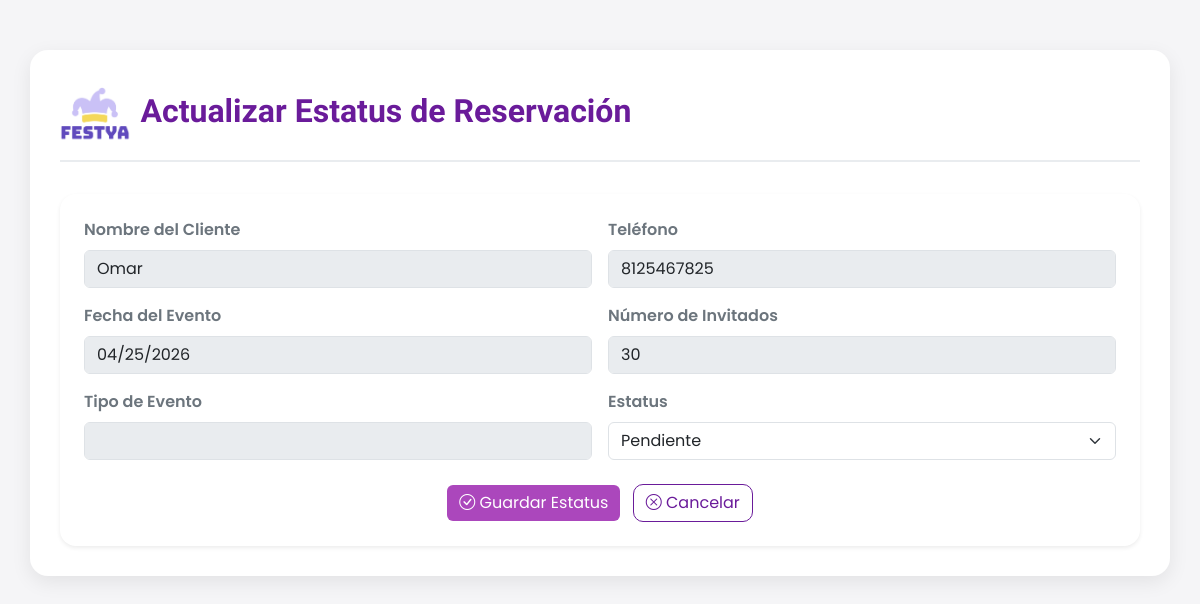
Page /reservaciones/empleado/actualizar/4/ (signed in) on the earlier database version.
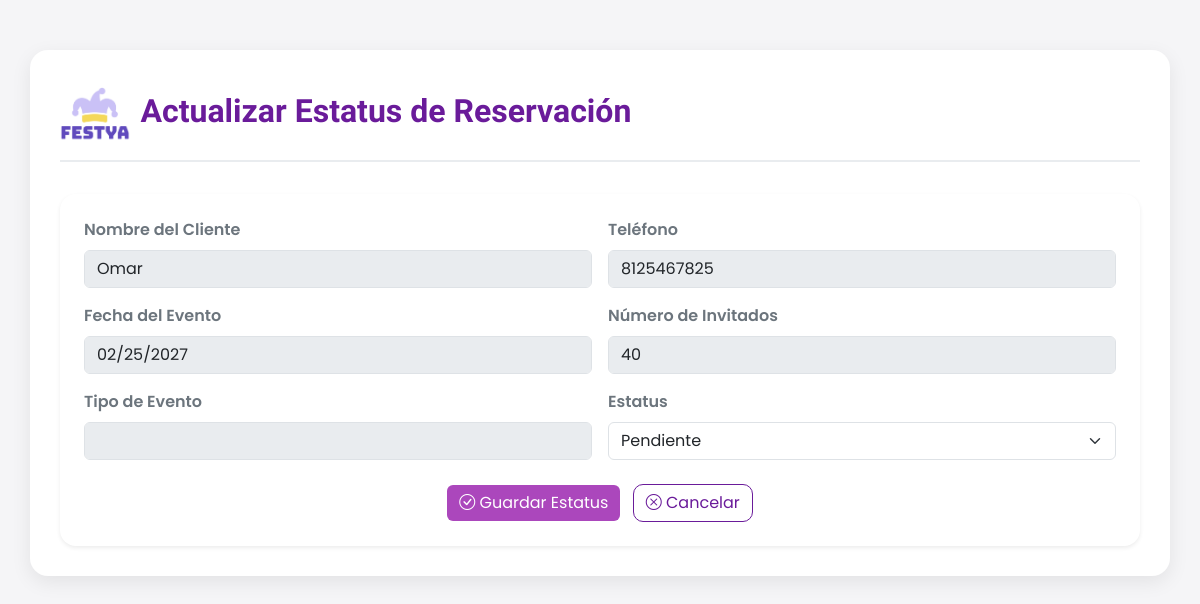
Same page on the later database version.
### reservaciones/models.py (models this page shows, shortened)
class Reservacion(models.Model):
    ESTATUS = [
        ("pendiente", "Pendiente"),
        ("confirmada", "Confirmada"),
        ("realizada", "Realizada"),
    ]
    TIPOS_EVENTO = [
        ("cumpleaños", "Cumpleaños"),
        ("boda", "Boda"),
        ("xv", "XV Años"),
        ("infantil", "Evento Infantil"),
        ("corporativo", "Evento Corporativo"),
        ("otro", "Otro"),
    ]
    nombreCliente = models.CharField(max_length=100)
    telefono = models.CharField(max_length=10, validators=[MinLengthValidator(10)])
    fechaEvento = models.DateField(unique=True)
    numInvitados = models.PositiveSmallIntegerField(
        validators=[MinValueValidator(1), MaxValueValidator(50)],
        help_text="1 a 50 invitados permitidos"
    )
    estatus = models.CharField(max_length=10, choices=ESTATUS, default="pendiente")
    tipoEvento = models.CharField(max_length=20, choices=TIPOS_EVENTO, default="cumpleaños")

### reservaciones/views.py (the view)
# urls.py: path('empleado/actualizar/<int:id>/', views.actualizar_estatus_empleado, name='actualizar_estatus_empleado'),
@login_required
def actualizar_estatus_empleado(request, id):
    reservacion = get_object_or_404(Reservacion, id=id)
    if request.method == 'POST':
        reservacion.estatus = request.POST.get('estatus')
        reservacion.save()
        return redirect('gestion_empleado')
    return render(request, 'reservaciones/actualizar_empleado.html', {
        'reservacion': reservacion,
    })

### reservaciones/templates/reservaciones/actualizar_empleado.html (shortened to what this page needs)
{% extends 'base.html' %}
{% load static %}
{% block content %}
<link href="https://cdn.jsdelivr.net/npm/bootstrap@5.3.0/dist/css/bootstrap.min.css" rel="stylesheet">
<link rel="stylesheet" href="{% static 'reservaciones/css/gestion_admin.css' %}">
<div class="container">
    <div class="header-admin">
        <div class="d-flex align-items-center">
            <img src="{% static 'reservaciones/img/LOGO.png' %}" alt="Logo">
            <h2>Actualizar Estatus de Reservación</h2>
        </div>
    </div>
    <form method="POST" class="p-4 shadow-sm rounded-4">
        <div class="row g-3">
            <div class="col-md-6">
                <label class="form-label fw-semibold text-secondary">Nombre del Cliente</label>
                <input type="text" name="nombreCliente" class="form-control"
                       value="{{ reservacion.nombreCliente }}" disabled>
                       </div>
            <div class="col-md-6">
                <label class="form-label fw-semibold text-secondary">Teléfono</label>
                <input type="text" name="telefono" class="form-control"
                       value="{{ reservacion.telefono }}" disabled>
            </div>
            <div class="col-md-6">
                <label class="form-label fw-semibold text-secondary">Fecha del Evento</label>
                <input type="date" name="fechaEvento" class="form-control"
                       value="{{ reservacion.fechaEvento|date:'Y-m-d' }}" disabled>
            </div>
            <div class="col-md-6">
                <label class="form-label fw-semibold text-secondary">Número de Invitados</label>
                <input type="number" name="numInvitados" class="form-control"
                       value="{{ reservacion.numInvitados }}" disabled>
            </div>
            <div class="col-md-6">
                <label class="form-label fw-semibold text-secondary">Tipo de Evento</label>
                <input type="text" class="form-control"
                       value="{{ reservacion.tipoEvento.nombre }}" disabled>
            </div>
            <div class="col-md-6">
                <label class="form-label fw-semibold text-secondary">Estatus</label>
                <select name="estatus" class="form-select">
                    {% if reservacion.estatus == "pendiente" %}
                        <option value="pendiente" selected>Pendiente</option>
                    {% else %}
                        <option value="pendiente">Pendiente</option>
                    {% endif %}
                </select>
            </div>
        </div>
        <div class="text-center mt-4">
            <button type="submit" class="btn btn-actualizar">
                <i class="bi bi-check-circle"></i> Guardar Estatus
            </button>
            <a href="{% url 'gestion_empleado' %}" class="btn btn-regresar ms-2">
                <i class="bi bi-x-circle"></i> Cancelar
            </a>
        </div>
    </form>
</div>
{% endblock %}

Differences in the rows shown:
changed Reservacion "Omar": fechaEvento "04/25/2026" → "02/25/2027"; numInvitados "30" → "40"
